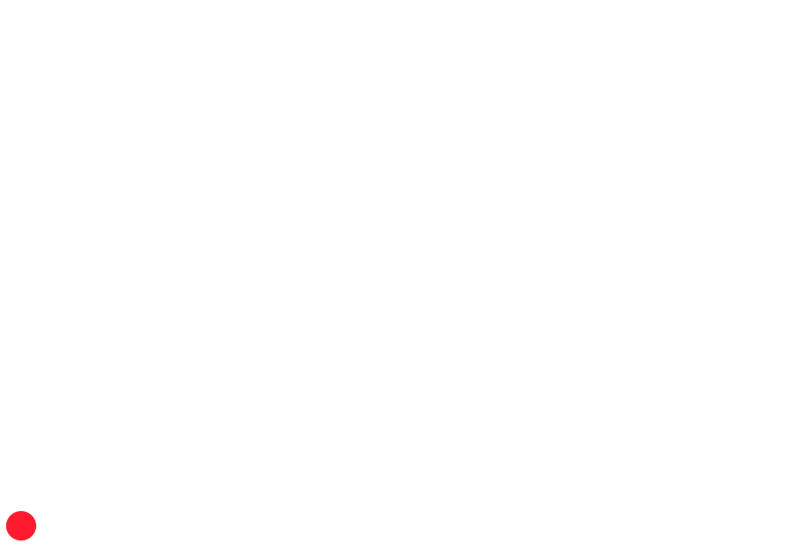
#> input picture frame 0 of video.mp4, 2400 x 1676 px (shown at 1/3 size)
$ python Hw_1_p2_coordinates.py
#> lines starting #> are read from the running program, lines starting #| are printed output that depends on the picture
# -*- coding: utf-8 -*-
"""
Created on Mon Feb 22 03:31:48 2021

@author: jain
"""

import numpy as np
import matplotlib.pyplot as plt
import cv2


#extracting frames from video

vidcap = cv2.VideoCapture('video.mp4')
def getFrame(sec):
#> called with sec = 0
    vidcap.set(cv2.CAP_PROP_POS_MSEC,sec*1000)
    hasFrames,image = vidcap.read()
#> image is the input picture: shape (1676, 2400, 3); mean B, G, R 254.7, 254.6, 255
    if hasFrames:
        cv2.imwrite("image"+str(count)+".png", image)     # save frame as JPG file
    return hasFrames
sec = 0
frameRate = 0.5 #//it will capture image in each 0.5 second
count=1
success = getFrame(sec)
#> success = True
while success:
    count = count + 1
    sec = sec + frameRate
    sec = round(sec, 2)
    success = getFrame(sec)
#> this loop made 7 passes
#> (sec, success) on passes 1 to 7: (0.5, True), (1, True), (1.5, True), (2, True), (2.5, True), (3, True), (3.5, False)
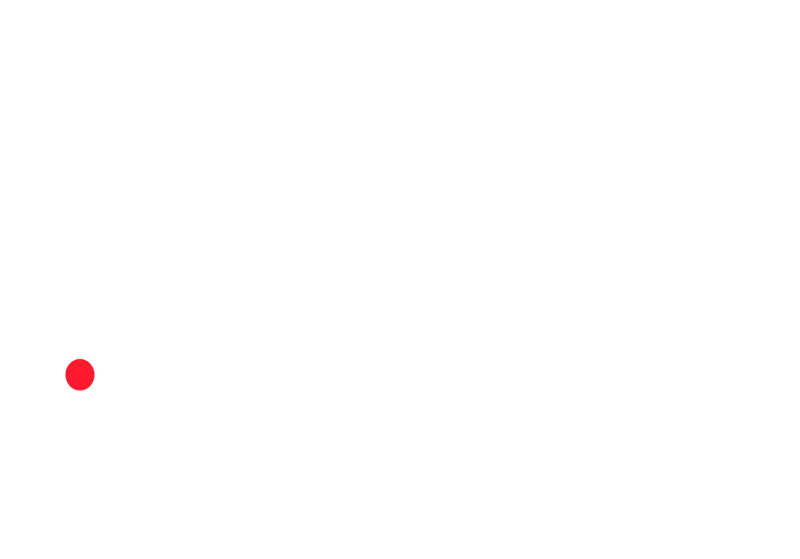
#> input picture frame 4 of video.mp4, 2400 x 1676 px (shown at 1/3 size)
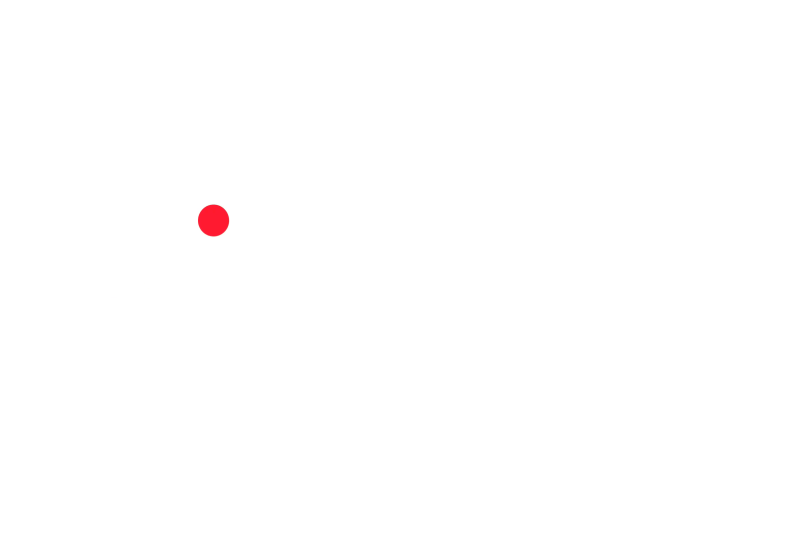
#> input picture frame 9 of video.mp4, 2400 x 1676 px (shown at 1/3 size)
#> after the loop, count = 8; sec = 3.5

###############################################################################
img = cv2.imread("image1.png")

# Convert image to grayscale
    # OpenCV reads the image as BGR instead of the intuitive RGB color scheme
gray = cv2.cvtColor(img, cv2.COLOR_BGR2GRAY)

    # Display gray image
#cv2.imshow('gray_image', gray)
#cv2.waitKey(0)  # waits for ESC key

threshold_level = 250

coords = np.column_stack(np.where(gray < threshold_level))
#> coords = 6614 pairs, first value 1532 to 1623, second value 18 to 109

print(coords)
#> (printed output is left out)

maxy = np.amax(coords, axis=0)
#> maxy = [1623, 109]
miny = np.amin(coords, axis=0)
#> miny = [1532, 18]

maxy[1]=(maxy[1]+miny[1])/2
miny[1]=maxy[1]


###get coordinates of all the images
img = cv2.imread("image2.png")
#> img is the input picture: shape (1676, 2400, 3); mean B, G, R 254.7, 254.6, 255

# Convert image to grayscale
    # OpenCV reads the image as BGR instead of the intuitive RGB color scheme
gray = cv2.cvtColor(img, cv2.COLOR_BGR2GRAY)

    # Display gray image
#cv2.imshow('gray_image', gray)
#cv2.waitKey(0)  # waits for ESC key

coords = np.column_stack(np.where(gray < threshold_level))
#> coords = 6817 pairs, first value 1076 to 1172, second value 196 to 283

maxy1 = np.amax(coords, axis=0)
#> maxy1 = [1172, 283]
miny1= np.amin(coords, axis=0)
#> miny1 = [1076, 196]

maxy1[1]=(maxy1[1]+miny1[1])/2
miny1[1]=maxy1[1]

img = cv2.imread("image3.png")
#> img is the input picture: shape (1676, 2400, 3); mean B, G, R 254.6, 254.6, 255

# Convert image to grayscale
    # OpenCV reads the image as BGR instead of the intuitive RGB color scheme
gray = cv2.cvtColor(img, cv2.COLOR_BGR2GRAY)

    # Display gray image
#cv2.imshow('gray_image', gray)
#cv2.waitKey(0)  # waits for ESC key

coords = np.column_stack(np.where(gray < threshold_level))
#> coords = 7369 pairs, first value 613 to 711, second value 592 to 687

maxy2 = np.amax(coords, axis=0)
#> maxy2 = [711, 687]
miny2= np.amin(coords, axis=0)
#> miny2 = [613, 592]

maxy2[1]=(maxy2[1]+miny2[1])/2
miny2[1]=maxy2[1]

img = cv2.imread("image4.png")

# Convert image to grayscale
    # OpenCV reads the image as BGR instead of the intuitive RGB color scheme
gray = cv2.cvtColor(img, cv2.COLOR_BGR2GRAY)

    # Display gray image
#cv2.imshow('gray_image', gray)
#cv2.waitKey(0)  # waits for ESC key

coords = np.column_stack(np.where(gray < threshold_level))
#> coords = 8072 pairs, first value 453 to 553, second value 1021 to 1121

maxy3 = np.amax(coords, axis=0)
#> maxy3 = [553, 1121]
miny3= np.amin(coords, axis=0)
#> miny3 = [453, 1021]

maxy3[1]=(maxy3[1]+miny3[1])/2
miny3[1]=maxy3[1]

img = cv2.imread("image5.png")

# Convert image to grayscale
    # OpenCV reads the image as BGR instead of the intuitive RGB color scheme
gray = cv2.cvtColor(img, cv2.COLOR_BGR2GRAY)

    # Display gray image
#cv2.imshow('gray_image', gray)
#cv2.waitKey(0)  # waits for ESC key

coords = np.column_stack(np.where(gray < threshold_level))
#> coords = 9188 pairs, first value 517 to 626, second value 1531 to 1636

maxy4 = np.amax(coords, axis=0)
#> maxy4 = [626, 1636]
miny4= np.amin(coords, axis=0)
#> miny4 = [517, 1531]

maxy4[1]=(maxy4[1]+miny4[1])/2
miny4[1]=maxy4[1]

img = cv2.imread("image6.png")

# Convert image to grayscale
    # OpenCV reads the image as BGR instead of the intuitive RGB color scheme
gray = cv2.cvtColor(img, cv2.COLOR_BGR2GRAY)

    # Display gray image
#cv2.imshow('gray_image', gray)
#cv2.waitKey(0)  # waits for ESC key

coords = np.column_stack(np.where(gray < threshold_level))
#> coords = 10788 pairs, first value 831 to 947, second value 1924 to 2041

maxy5 = np.amax(coords, axis=0)
#> maxy5 = [947, 2041]
miny5= np.amin(coords, axis=0)
#> miny5 = [831, 1924]

maxy5[1]=(maxy5[1]+miny5[1])/2
miny5[1]=maxy5[1]

img = cv2.imread("image7.png")

# Convert image to grayscale
    # OpenCV reads the image as BGR instead of the intuitive RGB color scheme
gray = cv2.cvtColor(img, cv2.COLOR_BGR2GRAY)

    # Display gray image
#cv2.imshow('gray_image', gray)
#cv2.waitKey(0)  # waits for ESC key

coords = np.column_stack(np.where(gray < threshold_level))
#> coords = 10406 pairs, first value 1443 to 1563, second value 2266 to 2375

maxy6 = np.amax(coords, axis=0)
#> maxy6 = [1563, 2375]
miny6= np.amin(coords, axis=0)
#> miny6 = [1443, 2266]

maxy6[1]=(maxy6[1]+miny6[1])/2
miny6[1]=maxy6[1]

max_points = [maxy,maxy1,maxy2,maxy3,maxy4,maxy5,maxy6]
#> max_points = [[1623, 63], [1172, 239], [711, 639], [553, 1071], [626, 1583], [947, 1982], [1563, 2320]]
min_points = [miny,miny1,miny2,miny3,miny4,miny5,miny6]
#> min_points = [[1532, 63], [1076, 239], [613, 639], [453, 1071], [517, 1583], [831, 1982], [1443, 2320]]

#obtaining the centre points for the ball like object in each frame.
avg_points = (np.array(max_points) + np.array(min_points)) / 2.0
#> avg_points = [[1577.5, 63], [1124, 239], [662, 639], [503, 1071], [571.5, 1583], [889, 1982], [1503, 2320]]
###############################################################################3
###############################################################################3

## Least square fitting
X = np.array([[(avg_points[0][1])**2, avg_points[0][1], 1],
              [(avg_points[1][1])**2, avg_points[1][1], 1],
              [(avg_points[2][1])**2, avg_points[2][1], 1],
              [(avg_points[3][1])**2, avg_points[3][1], 1],
              [(avg_points[4][1])**2, avg_points[4][1], 1],
              [(avg_points[5][1])**2, avg_points[5][1], 1],
              [(avg_points[6][1])**2, avg_points[6][1], 1]])
#> X = [[3969, 63, 1], [57121, 239, 1], [408321, 639, 1], [1147041, 1071, 1], [2505889, 1583, 1], [3928324, 1982, 1], [5382400, 2320, 1]]

Y = np.array(avg_points[:,0])
#> Y = [1577.5, 1124, 662, 503, 571.5, 889, 1503]
Y = Y.transpose()

B = np.linalg.inv(X.transpose()@X)@(X.transpose()@Y)
#> B = [0.000837, -2.01, 1635]

## Equation is of the form y = ax^2 + bx + c,  B = [a, b, c]


# create 1000 equally spaced points between -10 and 10
x = np.linspace(0, 2400, 1000)

# calculate the y value for each element of the x vector
y = (x**2)*B[0] + B[1]*x + B[2]
#> y = 1000 values, max 1636.9 at index 999, min 430.4 at index 499, mean 833

fig, ax = plt.subplots()
ax.plot(x, (1676-y))
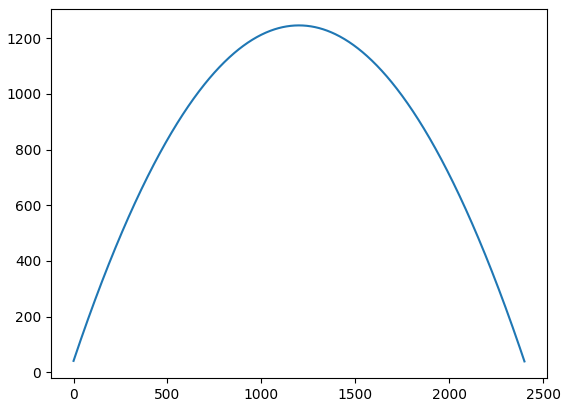
#> figure drawn by matplotlib, 1 panel; curve peaks at x = 1198.8, y = 1245.6
